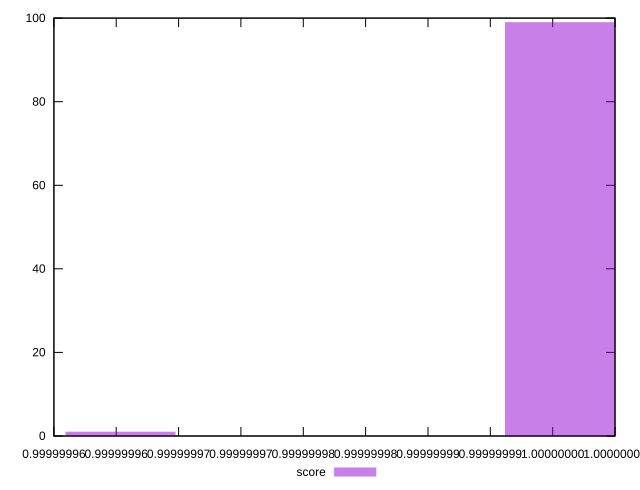

Source code (gnuplot):
reset
set terminal svg size 640, 490 enhanced background rgb 'white'
set output "report_00007_2020-12-11T15:55:29.892Z/bootup-time/samples/pages+cached+noexternal+nocss/score/histogram.svg"

$score <<EOF
0.9999999998835266 72
0.99999999995629 21
0.9999999997380001 1
0.9999999998107634 5
0.999999965830315 1
EOF

set key outside below
set boxwidth 7.276327273164681e-11
set yrange [0:100]
set style fill transparent solid 0.5 noborder

plot \
  $score title "score" with boxes, \


reset
